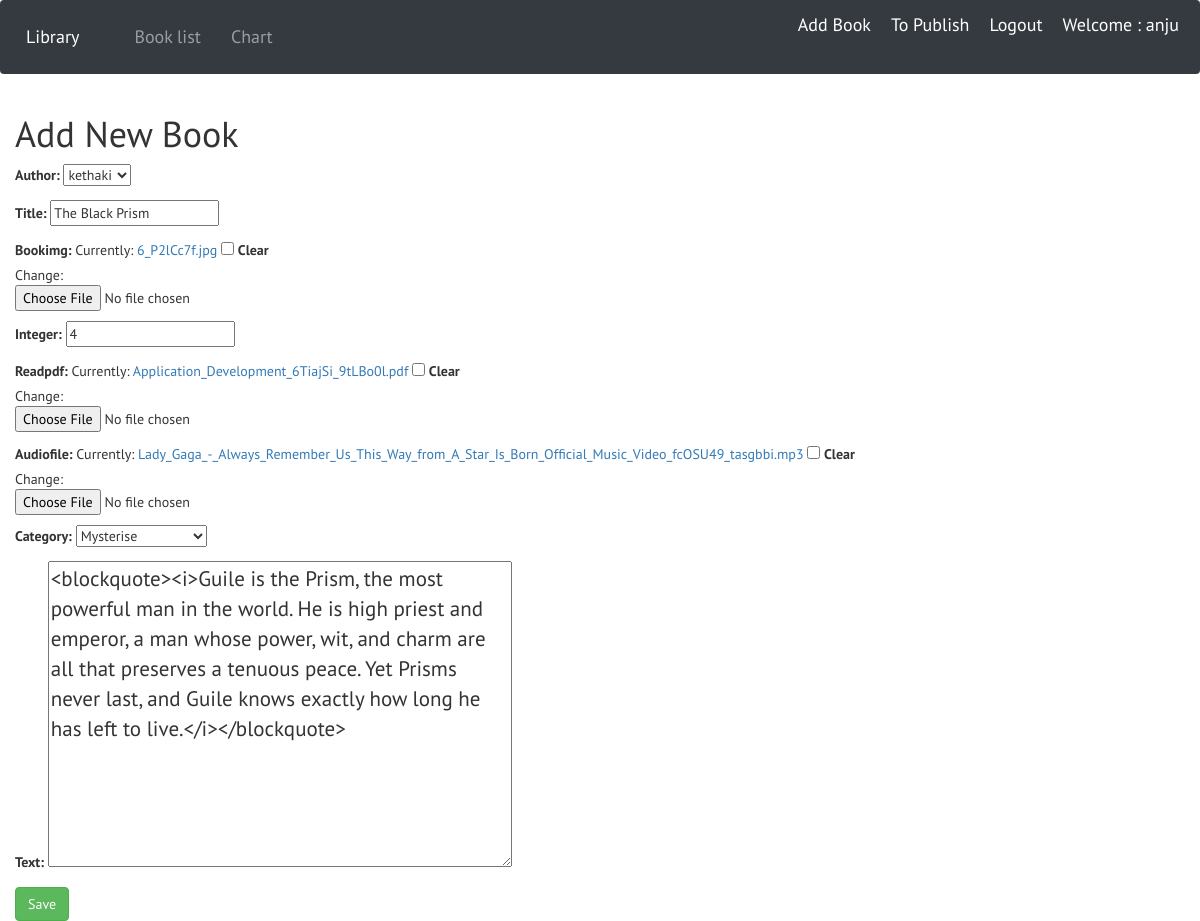
The app's page /post/10/edit/ (signed in) with its own data.
### bookapp/models.py (models this page shows, shortened)
class Post(models.Model):
    author         = models.ForeignKey('auth.User', on_delete=models.CASCADE)
    category       = models.CharField(max_length=220, choices=BOOK_CATEGORY)
    integer        = models.IntegerField(blank=True,null=True)
    title          = models.CharField(max_length=200)
    text           = models.TextField()
    bookimg        = models.ImageField(blank=True)
    readpdf        = models.FileField(blank=True)
    audiofile       = models.FileField(blank=True)
    created_date   = models.DateTimeField(default=timezone.now)
    published_date = models.DateTimeField(blank=True,null=True)

### bookapp/views.py (the view)
# urls.py: url(r'^post/(?P<pk>\d+)/edit/$',views.PostUpdateView.as_view(), name='post_edit'),
class PostUpdateView(LoginRequiredMixin,UpdateView):
    login_url = '/login/'
    redirect_field_name = 'bookapp/post_detail.html'
    form_class = PostForm
    model = Post

### bookapp/forms.py
class PostForm(forms.ModelForm):
    class Meta():
        model = Post
        fields = ('author', 'title', 'bookimg', 'integer', 'readpdf', 'audiofile', 'category', 'text')
        widgets = {
            'title': forms.TextInput(attrs={'class':'textinputclass'}),
            'text': forms.Textarea(attrs={'class':'editable medium-editor-textarea postcontent'})
        }

### bookapp/templates/bookapp/post_form.html (shortened to what this page needs)
{% extends "bookapp/base.html" %}
{% block content %}
<h1>Add New Book</h1>
<form class="post-form" method="POST" enctype="multipart/form-data">
    {{form.as_p}}
    <button type="submit" class="btn btn-success">Save</button>
</form>
{% endblock %}

### bookapp/templates/bookapp/base.html (shortened to what this page needs)
<!DOCTYPE html>
{% load static %}
<html lang="en">
<head>
    <link rel="stylesheet" href="https://cdn.jsdelivr.net/npm/bootstrap@4.5.3/dist/css/bootstrap.min.css">
    <link rel="stylesheet" href="//cdn.jsdelivr.net/npm/medium-editor@latest/dist/css/medium-editor.min.css" type="text/css" media="screen" charset="utf-8">
    <link rel="stylesheet" href="https://maxcdn.bootstrapcdn.com/bootstrap/3.4.1/css/bootstrap.min.css">
    <link href="//netdna.bootstrapcdn.com/bootstrap/3.0.0/css/bootstrap-glyphicons.css" rel="stylesheet">
   <link rel="stylesheet" href="{% static 'css/bookstyles.css' %}">
</head>
<body>
    <nav class="navbar navbar-expand-lg navbar-dark bg-dark">
        <a class="navbar-brand" href="#">Library</a>
        <div class="collapse navbar-collapse" id="navbarSupportedContent">
          <ul class="navbar-nav mr-auto">
            <li class="nav-item">
              <a class="nav-link" href="{% url 'post_list' %}">Book list</a>
            </li>
            <li class="nav-item">
                <a class="nav-link" href="{% url 'chart' %}">Chart</a>
              </li>
          </ul>
          <ul class="right-color navbar-nav navbar-right ">
              {% if user.is_authenticated  %}
                <li>
                    <a class="cl" href="{% url 'post_new' %}">Add Book</a>
                </li>
                <li>
                    <a href="{% url 'post_draft_list' %}">To Publish</a>
                </li>
                <li>
                    <a href="{% url 'logout' %}">Logout</a>
                </li>
                <li>
                    <a>Welcome : {{user.username}}</a>
                </li>
                {% else %}
                <li><a class="nav navbar-right" href="{% url 'login' %}"> <span class="glyphicon glyphicon-user"></span> Login</a></li>
              {% endif %}
          </ul>
        </div>
      </nav>
      <div class="content container-fluid">
        <div class="row">
            <div class="col-md-12">
                <div class="blog_posts">
                    {% block content %}
                    {% endblock %}
                </div>
            </div>
        </div>
      </div>
</body>
</html>

### bookapp/static/css/bookstyles.css (style rules this page uses)
html, body { margin: 0; padding: 0; box-sizing: border-box; font-family: 'PT Sans', sans-serif; overflow-x: hidden; }
.postcontent { font-family: 'PT Sans', sans-serif; font-size: 1.5em; }
.navbar { color: #fff; font-size: 1.8rem; }
.navbar ul li { margin: 6px 10px 6px 10px; }
.navbar ul li a { color: #fff; text-decoration: none; }

### bookapp/templates/bookapp/base.html (style rules this page uses)
html,body { overflow-x: hidden; }

### records on screen
Post: author "kethaki", title "The Black Prism", integer "4", category "Mysterise", text "<blockquote><i>Guile is the Prism, the most powerful man in the world. He is high priest and emperor, a man whose power, wit, and charm are all that preserves a tenuous peace. Yet Prisms never last, and Guile knows exactly how long he has left to live.</i></blockquote>"

### other values on screen
{{ user.username }} "anju"
